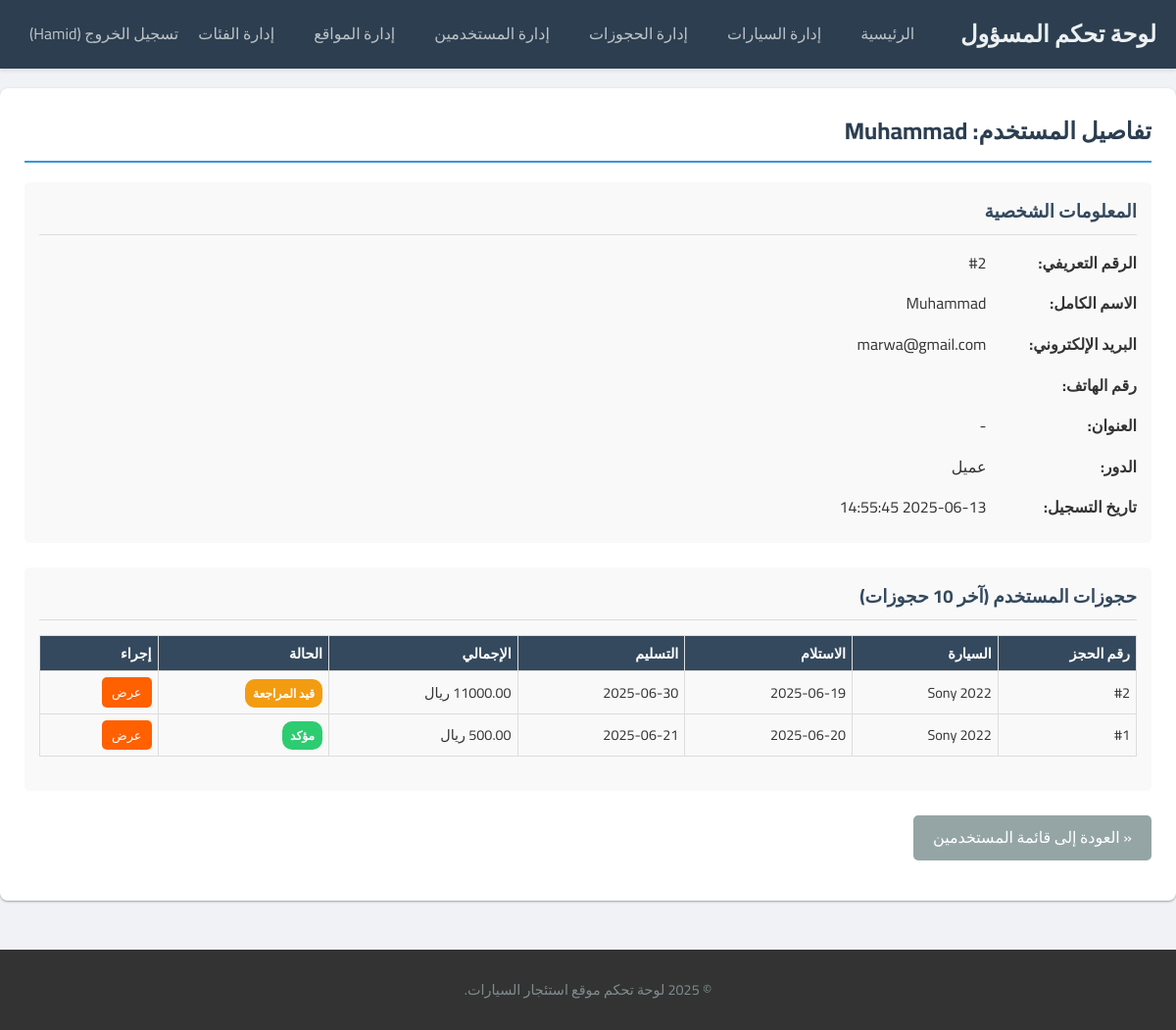
/admin/view_user_details.php?id=2 (signed in), run on the app's committed database.
### tables this page shows
CREATE TABLE `users` (
  `id` int(11) NOT NULL,
  `full_name` varchar(100) NOT NULL,
  `email` varchar(100) NOT NULL,
  `password` varchar(255) NOT NULL,
  `phone_number` varchar(20) DEFAULT NULL,
  `address` text DEFAULT NULL,
  `role` enum('customer','admin') DEFAULT 'customer',
  `created_at` timestamp NOT NULL DEFAULT current_timestamp()
);

CREATE TABLE `bookings` (
  `id` int(11) NOT NULL,
  `user_id` int(11) NOT NULL,
  `car_id` int(11) NOT NULL,
  `pickup_location_id` int(11) NOT NULL,
  `return_location_id` int(11) NOT NULL,
  `pickup_datetime` datetime NOT NULL,
  `return_datetime` datetime NOT NULL,
  `total_price` decimal(10,2) NOT NULL,
  `status` enum('pending','confirmed','completed','cancelled') DEFAULT 'pending',
  `special_requests` text DEFAULT NULL,
  `created_at` timestamp NOT NULL DEFAULT current_timestamp()
);

CREATE TABLE `cars` (
  `id` int(11) NOT NULL,
  `make` varchar(50) NOT NULL,
  `model` varchar(50) NOT NULL,
  `year` year(4) NOT NULL,
  `category_id` int(11) DEFAULT NULL,
  `transmission` enum('Automatic','Manual') NOT NULL,
  `fuel_type` enum('Petrol','Diesel','Electric','Hybrid') NOT NULL,
  `seats` int(11) NOT NULL,
  `daily_rate` decimal(10,2) NOT NULL,
  `image_url` varchar(255) DEFAULT NULL,
  `description` text DEFAULT NULL,
  `features` text DEFAULT NULL,
  `location_id` int(11) DEFAULT NULL,
  `availability_status` enum('available','rented','maintenance') DEFAULT 'available',
  `created_at` timestamp NOT NULL DEFAULT current_timestamp()
);

### admin/view_user_details.php (the view, shortened to what this page needs)
<?php
require_once __DIR__ . '/includes/admin_header.php';
$user_id_to_view = isset($_GET['id']) ? intval($_GET['id']) : 0;
$user_details = null;
$user_bookings = [];
$error_message = '';
if ($user_id_to_view > 0) {
    $stmt_user = $conn->prepare("SELECT * FROM users WHERE id = ?");
    $stmt_user->bind_param("i", $user_id_to_view);
    $stmt_user->execute();
    $result_user = $stmt_user->get_result();
    if ($result_user->num_rows > 0) {
        $user_details = $result_user->fetch_assoc();
        $stmt_bookings = $conn->prepare("
            SELECT b.*, c.make, c.model,
                   pick_loc.name as pickup_location_name, ret_loc.name as return_location_name
            FROM bookings b
            JOIN cars c ON b.car_id = c.id
            JOIN locations pick_loc ON b.pickup_location_id = pick_loc.id
            JOIN locations ret_loc ON b.return_location_id = ret_loc.id
            WHERE b.user_id = ?
            ORDER BY b.created_at DESC
            LIMIT 10 -- يمكنك إضافة ترقيم صفحات إذا كان هناك الكثير من الحجوزات
        ");
        $stmt_bookings->bind_param("i", $user_id_to_view);
        $stmt_bookings->execute();
        $result_bookings = $stmt_bookings->get_result();
        while ($row = $result_bookings->fetch_assoc()) {
            $user_bookings[] = $row;
        }
    } else {
        $error_message = "لم يتم العثور على المستخدم المطلوب.";
    }
} else {
    $error_message = "معرف المستخدم غير صالح.";
}
?>
<h2>تفاصيل المستخدم: <?php echo $user_details ? htmlspecialchars($user_details['full_name']) : 'غير معروف'; ?></h2>
<?php if ($error_message): ?>
    <div class="admin-alert admin-alert-danger"><?php echo htmlspecialchars($error_message); ?></div>
    <p><a href="manage_users.php" class="btn btn-secondary">« العودة إلى قائمة المستخدمين</a></p>
<?php elseif ($user_details): ?>
    <div class="user-details-container">
        <div class="detail-section">
            <h3>المعلومات الشخصية</h3>
            <p><strong>الرقم التعريفي:</strong> #<?php echo htmlspecialchars($user_details['id']); ?></p>
            <p><strong>الاسم الكامل:</strong> <?php echo htmlspecialchars($user_details['full_name']); ?></p>
            <p><strong>البريد الإلكتروني:</strong> <?php echo htmlspecialchars($user_details['email']); ?></p>
            <p><strong>رقم الهاتف:</strong> <?php echo htmlspecialchars($user_details['phone_number'] ?? '-'); ?></p>
            <p><strong>العنوان:</strong> <?php echo htmlspecialchars($user_details['address'] ?? '-'); ?></p>
            <p><strong>الدور:</strong> <?php echo htmlspecialchars($user_details['role'] === 'admin' ? 'مسؤول' : 'عميل'); ?></p>
            <p><strong>تاريخ التسجيل:</strong> <?php echo htmlspecialchars((new DateTime($user_details['created_at']))->format('Y-m-d H:i:s')); ?></p>
        </div>
        <div class="detail-section">
            <h3>حجوزات المستخدم (آخر 10 حجوزات)</h3>
            <?php if (!empty($user_bookings)): ?>
                <table class="admin-table bookings-table-condensed">
                    <thead>
                        <tr>
                            <th>رقم الحجز</th>
                            <th>السيارة</th>
                            <th>الاستلام</th>
                            <th>التسليم</th>
                            <th>الإجمالي</th>
                            <th>الحالة</th>
                            <th>إجراء</th>
                        </tr>
                    </thead>
                    <tbody>
                        <?php foreach ($user_bookings as $booking): ?>
                        <tr>
                            <td>#<?php echo $booking['id']; ?></td>
                            <td><?php echo htmlspecialchars($booking['make'] . ' ' . $booking['model']); ?></td>
                            <td><?php echo htmlspecialchars((new DateTime($booking['pickup_datetime']))->format('Y-m-d')); ?></td>
                            <td><?php echo htmlspecialchars((new DateTime($booking['return_datetime']))->format('Y-m-d')); ?></td>
                            <td><?php echo htmlspecialchars($booking['total_price']); ?> ريال</td>
                            <td>
                                <span class="status-badge status-<?php echo htmlspecialchars($booking['status']); ?>">
                                <?php
                                    switch ($booking['status']) {
                                        case 'pending': echo 'قيد المراجعة'; break;
                                        case 'confirmed': echo 'مؤكد'; break;
                                    }
                                ?>
                                </span>
                            </td>
                            <td><a href="view_booking_details.php?id=<?php echo $booking['id']; ?>" class="btn btn-sm">عرض</a></td>
                        </tr>
                        <?php endforeach; ?>
                    </tbody>
                </table>
            <?php else: ?>
                <p>لا توجد حجوزات لهذا المستخدم.</p>
            <?php endif; ?>
        </div>
        <p style="margin-top: 20px;">
            <a href="manage_users.php" class="btn btn-secondary">« العودة إلى قائمة المستخدمين</a>
        </p>
    </div>
<?php else: ?>
    <p>لا يمكن عرض تفاصيل المستخدم.</p>
    <p><a href="manage_users.php" class="btn btn-secondary">« العودة إلى قائمة المستخدمين</a></p>
<?php endif; ?>
<?php require_once __DIR__ . '/includes/admin_footer.php'; ?>

### assets/css/style.css (style rules this page uses)
:root { --primary-color: #007bff; --primary-color-dark: #0056b3; --primary-color-light: #5cacee; --secondary-color: #6c757d; --secondary-color-dark: #5a6268; --accent-color: #ff6000; --accent-color-dark: #e05500; --text-color: #333; --text-color-muted: #666; --light-text-color: #f8f9fa; --link-color: var(--primary-color); --link-hover-color: var(--primary-color-dark); --body-bg-color: #f4f4f4; --light-bg-color: #f8f9fa; --dark-bg-color: #2c3e50; --navbar-bg-color: #ffffff; --navbar-text-color: var(--text-color); --navbar-link-hover-color: var(--primary-color); --navbar-border-color: #e9ecef; --border-color: #dee2e6; --border-color-light: #f0f0f0; --success-color: #28a745; --success-bg-color: #d4edda; --success-border-color: #c3e6cb; --success-text-color: #155724; --danger-color: #dc3545; --danger-bg-color: #f8d7da; --danger-border-color: #f5c6cb; --danger-text-color: #721c24; --warning-color: #ffc107; --warning-bg-color: #fff3cd; --warning-border-color: #ffeeba; --warning-text-color: #856404; --info-color: #17a2b8; --info-bg-color: #d1ecf1; --info-border-color: #bee5eb; --info-text-color: #0c5460; --card-shadow: 0 4px 15px rgba(0, 0, 0, 0.07); --card-hover-shadow: 0 8px 25px rgba(0, 0, 0, 0.1); --navbar-shadow: 0 2px 5px rgba(0,0,0,0.07); --font-family-base: 'Tahoma', 'Helvetica Neue', Arial, sans-serif; --font-family-headings: 'Helvetica Neue', 'Segoe UI', Tahoma, Arial, sans-serif; --font-size-base: 16px; --line-height-base: 1.6; --border-radius-sm: 0.2rem; --border-radius-base: 0.375rem; --border-radius-lg: 0.5rem; }
body { font-family: cairo; font-size: 16px; font-weight: 400; line-height: 1.6; color: #333; direction: rtl; margin: 0; padding: 0; background-color: #f4f4f4; color: #333; direction: rtl; line-height: 1.6; }
.btn { display: inline-block; background: #ff6000; color: #fff; padding: 10px 20px; text-decoration: none; border: none; border-radius: 5px; cursor: pointer; font-size: 1rem; transition: background-color 0.3s ease; }

### assets/css/admin_style.css (style rules this page uses)
body.admin-body { background-color: #f0f2f5; font-family: 'Cairo', sans-serif; color: #333; }
.admin-main h1, .admin-main h2 { color: #2c3e50; margin-top: 0; margin-bottom: 20px; border-bottom: 2px solid #3498db; padding-bottom: 10px; }
.admin-table { width: 100%; border-collapse: collapse; margin-bottom: 20px; }
.admin-table th, .admin-table td { border: 1px solid #ddd; padding: 10px; text-align: right; }
.admin-table th { background-color: #34495e; color: #fff; font-weight: bold; }
.admin-table tbody tr:nth-child(even) { background-color: #f9f9f9; }
.btn-secondary { background-color: #95a5a6; }
.btn-sm { padding: 5px 10px; font-size: 0.9em; }
.status-badge { padding: 3px 8px; border-radius: 10px; font-size: 0.85em; color: #fff; font-weight: bold; }
.status-available, .status-confirmed { background-color: #2ecc71; }
.status-rented, .status-pending { background-color: #f39c12; }

### admin/view_user_details.php (style rules this page uses)
.detail-section { margin-bottom: 25px; padding: 15px; background-color: #f9f9f9; border-radius: 5px; }
.detail-section h3 { color: #34495e; margin-top:0; margin-bottom: 15px; border-bottom: 1px solid #ddd; padding-bottom: 8px; }
.detail-section p { margin-bottom: 8px; line-height: 1.6; }
.detail-section strong { min-width: 150px; display: inline-block; }
.bookings-table-condensed th, .bookings-table-condensed td { font-size: 0.9em; padding: 6px; }

### data on the page
users: full_name "Muhammad", id "2", email "marwa@gmail.com", address "-", role "عميل", created_at "2025-06-13 14:55:45"
bookings: id "2", car.model "Sony 2022", pickup_datetime "2025-06-19", return_datetime "2025-06-30", status "قيد المراجعة"
bookings: id "1", car.model "Sony 2022", pickup_datetime "2025-06-20", return_datetime "2025-06-21", status "مؤكد"

### other printed values
$_SESSION['user_name'] "Hamid"
